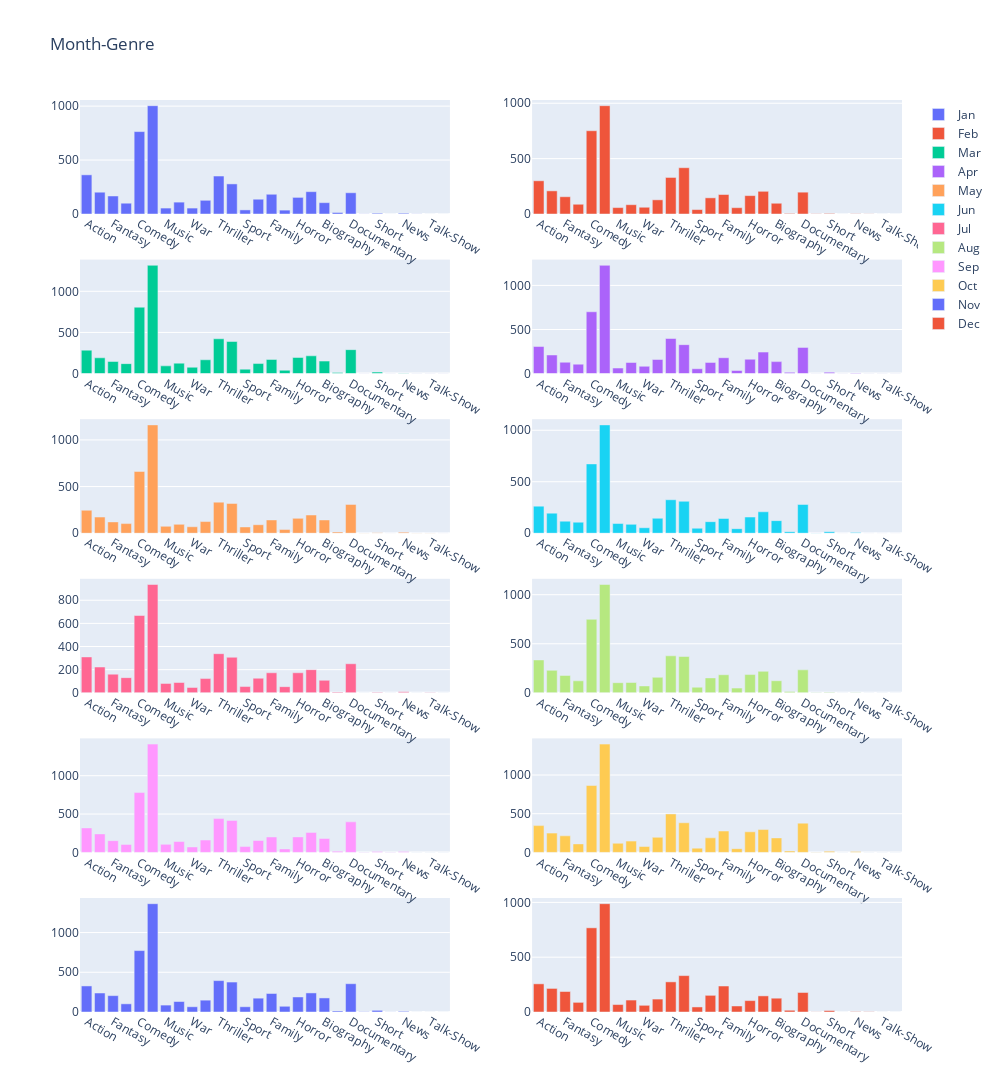

The notebook cell this image was saved under:
### Code cell
num_row, num_col = 6, 2
fig = make_subplots(rows=num_row, cols=num_col)


cur_row = 0
cur_col = 0
for month in months:
    if(cur_col == num_col):
        cur_col = 0
        cur_row += 1
#     print(cur_row, cur_col)
    genres = all_genres
    movie_num = getFigure(month, month_dict)
#     print(month, movie_num)
    fig.add_trace(
        go.Bar(x=genres, y=movie_num, name=month),
        cur_row+1, cur_col+1
    )
    cur_col += 1
fig.update_layout(
    height=1800, 
    width=1000,
    title_text="Month-Genre"
)
fig.show()

### Figure 1 — Plotly figure (JSON) as saved in the notebook; plotly's stock layout.template omitted (floating-point values rounded to 4 significant figures)
{"data": [{"name": "Jan", "type": "bar", "x": ["Action", "Adventure", "Fantasy", "Sci-Fi", "Comedy", "Drama", "Music", "History", "War", "Mystery", "Thriller", "Romance", "Sport", "Animation", "Family", "Musical", "Horror", "Crime", "Biography", "Western", "Documentary", "Film-Noir", "Short", "Adult", "News", "Reality-TV", "Talk-Show", "Game-Show"], "xaxis": "x", "y": [363, 202, 167, 100, 764, 1004, 55, 110, 55, 127, 352, 279, 38, 137, 183, 36, 154, 207, 105, 14, 197, 1, 7, 0, 7, 1, 0, 0], "yaxis": "y"}, {"name": "Feb", "type": "bar", "x": ["Action", "Adventure", "Fantasy", "Sci-Fi", "Comedy", "Drama", "Music", "History", "War", "Mystery", "Thriller", "Romance", "Sport", "Animation", "Family", "Musical", "Horror", "Crime", "Biography", "Western", "Documentary", "Film-Noir", "Short", "Adult", "News", "Reality-TV", "Talk-Show", "Game-Show"], "xaxis": "x2", "y": [300, 209, 156, 88, 752, 978, 58, 84, 61, 128, 330, 418, 40, 146, 176, 57, 166, 205, 97, 5, 197, 2, 5, 0, 2, 1, 0, 0], "yaxis": "y2"}, {"name": "Mar", "type": "bar", "x": ["Action", "Adventure", "Fantasy", "Sci-Fi", "Comedy", "Drama", "Music", "History", "War", "Mystery", "Thriller", "Romance", "Sport", "Animation", "Family", "Musical", "Horror", "Crime", "Biography", "Western", "Documentary", "Film-Noir", "Short", "Adult", "News", "Reality-TV", "Talk-Show", "Game-Show"], "xaxis": "x3", "y": [285, 192, 147, 121, 807, 1316, 94, 127, 77, 168, 423, 390, 54, 122, 172, 41, 196, 216, 152, 14, 291, 0, 18, 0, 5, 2, 0, 0], "yaxis": "y3"}, {"name": "Apr", "type": "bar", "x": ["Action", "Adventure", "Fantasy", "Sci-Fi", "Comedy", "Drama", "Music", "History", "War", "Mystery", "Thriller", "Romance", "Sport", "Animation", "Family", "Musical", "Horror", "Crime", "Biography", "Western", "Documentary", "Film-Noir", "Short", "Adult", "News", "Reality-TV", "Talk-Show", "Game-Show"], "xaxis": "x4", "y": [307, 211, 129, 107, 701, 1228, 63, 126, 83, 160, 398, 328, 55, 127, 180, 35, 163, 244, 136, 14, 297, 0, 16, 0, 7, 2, 2, 0], "yaxis": "y4"}, {"name": "May", "type": "bar", "x": ["Action", "Adventure", "Fantasy", "Sci-Fi", "Comedy", "Drama", "Music", "History", "War", "Mystery", "Thriller", "Romance", "Sport", "Animation", "Family", "Musical", "Horror", "Crime", "Biography", "Western", "Documentary", "Film-Noir", "Short", "Adult", "News", "Reality-TV", "Talk-Show", "Game-Show"], "xaxis": "x5", "y": [246, 173, 121, 103, 662, 1161, 74, 95, 69, 125, 333, 319, 67, 91, 142, 39, 159, 195, 142, 13, 309, 1, 5, 0, 11, 1, 1, 0], "yaxis": "y5"}, {"name": "Jun", "type": "bar", "x": ["Action", "Adventure", "Fantasy", "Sci-Fi", "Comedy", "Drama", "Music", "History", "War", "Mystery", "Thriller", "Romance", "Sport", "Animation", "Family", "Musical", "Horror", "Crime", "Biography", "Western", "Documentary", "Film-Noir", "Short", "Adult", "News", "Reality-TV", "Talk-Show", "Game-Show"], "xaxis": "x6", "y": [263, 195, 117, 107, 673, 1052, 94, 86, 53, 145, 325, 310, 48, 112, 143, 44, 157, 208, 122, 15, 279, 1, 14, 0, 8, 0, 0, 0], "yaxis": "y6"}, {"name": "Jul", "type": "bar", "x": ["Action", "Adventure", "Fantasy", "Sci-Fi", "Comedy", "Drama", "Music", "History", "War", "Mystery", "Thriller", "Romance", "Sport", "Animation", "Family", "Musical", "Horror", "Crime", "Biography", "Western", "Documentary", "Film-Noir", "Short", "Adult", "News", "Reality-TV", "Talk-Show", "Game-Show"], "xaxis": "x7", "y": [310, 223, 161, 131, 668, 936, 81, 89, 46, 123, 338, 307, 54, 126, 173, 53, 173, 200, 108, 6, 251, 0, 5, 0, 8, 0, 2, 0], "yaxis": "y7"}, {"name": "Aug", "type": "bar", "x": ["Action", "Adventure", "Fantasy", "Sci-Fi", "Comedy", "Drama", "Music", "History", "War", "Mystery", "Thriller", "Romance", "Sport", "Animation", "Family", "Musical", "Horror", "Crime", "Biography", "Western", "Documentary", "Film-Noir", "Short", "Adult", "News", "Reality-TV", "Talk-Show", "Game-Show"], "xaxis": "x8", "y": [335, 229, 177, 122, 749, 1104, 103, 105, 70, 158, 377, 370, 57, 152, 184, 48, 186, 219, 123, 12, 234, 3, 6, 0, 4, 0, 1, 0], "yaxis": "y8"}, {"name": "Sep", "type": "bar", "x": ["Action", "Adventure", "Fantasy", "Sci-Fi", "Comedy", "Drama", "Music", "History", "War", "Mystery", "Thriller", "Romance", "Sport", "Animation", "Family", "Musical", "Horror", "Crime", "Biography", "Western", "Documentary", "Film-Noir", "Short", "Adult", "News", "Reality-TV", "Talk-Show", "Game-Show"], "xaxis": "x9", "y": [319, 241, 153, 104, 780, 1412, 105, 142, 71, 161, 441, 417, 76, 155, 201, 45, 202, 261, 182, 16, 398, 1, 13, 2, 12, 0, 0, 0], "yaxis": "y9"}, {"name": "Oct", "type": "bar", "x": ["Action", "Adventure", "Fantasy", "Sci-Fi", "Comedy", "Drama", "Music", "History", "War", "Mystery", "Thriller", "Romance", "Sport", "Animation", "Family", "Musical", "Horror", "Crime", "Biography", "Western", "Documentary", "Film-Noir", "Short", "Adult", "News", "Reality-TV", "Talk-Show", "Game-Show"], "xaxis": "x10", "y": [346, 249, 214, 110, 864, 1399, 118, 146, 76, 195, 497, 383, 55, 188, 276, 48, 266, 295, 187, 18, 378, 1, 16, 0, 13, 0, 0, 0], "yaxis": "y10"}, {"name": "Nov", "type": "bar", "x": ["Action", "Adventure", "Fantasy", "Sci-Fi", "Comedy", "Drama", "Music", "History", "War", "Mystery", "Thriller", "Romance", "Sport", "Animation", "Family", "Musical", "Horror", "Crime", "Biography", "Western", "Documentary", "Film-Noir", "Short", "Adult", "News", "Reality-TV", "Talk-Show", "Game-Show"], "xaxis": "x11", "y": [328, 239, 206, 103, 773, 1363, 87, 132, 66, 149, 395, 377, 66, 174, 233, 72, 189, 240, 177, 13, 356, 3, 21, 1, 8, 0, 0, 0], "yaxis": "y11"}, {"name": "Dec", "type": "bar", "x": ["Action", "Adventure", "Fantasy", "Sci-Fi", "Comedy", "Drama", "Music", "History", "War", "Mystery", "Thriller", "Romance", "Sport", "Animation", "Family", "Musical", "Horror", "Crime", "Biography", "Western", "Documentary", "Film-Noir", "Short", "Adult", "News", "Reality-TV", "Talk-Show", "Game-Show"], "xaxis": "x12", "y": [257, 215, 187, 88, 768, 988, 68, 109, 61, 118, 275, 332, 46, 152, 237, 55, 104, 147, 126, 16, 178, 1, 13, 0, 3, 2, 0, 0], "yaxis": "y12"}], "layout": {"height": 1800, "title": {"text": "Month-Genre"}, "width": 1000, "xaxis": {"anchor": "y", "domain": [0, 0.45]}, "xaxis10": {"anchor": "y10", "domain": [0.55, 1]}, "xaxis11": {"anchor": "y11", "domain": [0, 0.45]}, "xaxis12": {"anchor": "y12", "domain": [0.55, 1]}, "xaxis2": {"anchor": "y2", "domain": [0.55, 1]}, "xaxis3": {"anchor": "y3", "domain": [0, 0.45]}, "xaxis4": {"anchor": "y4", "domain": [0.55, 1]}, "xaxis5": {"anchor": "y5", "domain": [0, 0.45]}, "xaxis6": {"anchor": "y6", "domain": [0.55, 1]}, "xaxis7": {"anchor": "y7", "domain": [0, 0.45]}, "xaxis8": {"anchor": "y8", "domain": [0.55, 1]}, "xaxis9": {"anchor": "y9", "domain": [0, 0.45]}, "yaxis": {"anchor": "x", "domain": [0.875, 1]}, "yaxis10": {"anchor": "x10", "domain": [0.175, 0.3]}, "yaxis11": {"anchor": "x11", "domain": [0, 0.125]}, "yaxis12": {"anchor": "x12", "domain": [0, 0.125]}, "yaxis2": {"anchor": "x2", "domain": [0.875, 1]}, "yaxis3": {"anchor": "x3", "domain": [0.7, 0.825]}, "yaxis4": {"anchor": "x4", "domain": [0.7, 0.825]}, "yaxis5": {"anchor": "x5", "domain": [0.525, 0.65]}, "yaxis6": {"anchor": "x6", "domain": [0.525, 0.65]}, "yaxis7": {"anchor": "x7", "domain": [0.35, 0.475]}, "yaxis8": {"anchor": "x8", "domain": [0.35, 0.475]}, "yaxis9": {"anchor": "x9", "domain": [0.175, 0.3]}}}
